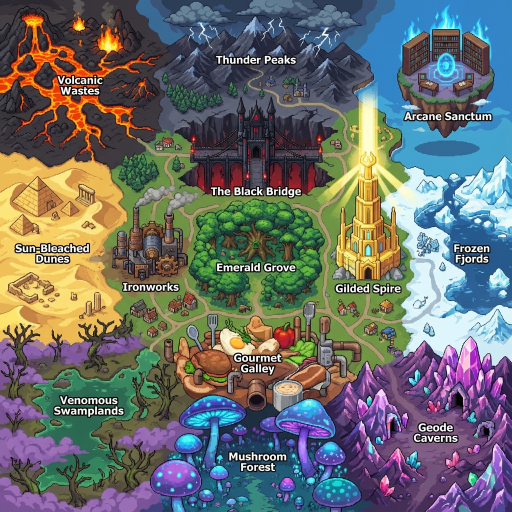
#> input picture world_map.png, 1024 x 1024 px (shown at 1/2 size)
$ python ascii_map.py
#> lines starting #> are read from the running program, lines starting #| are printed output that depends on the picture
import cv2
import numpy as np

def ascii_map():
    img = cv2.imread('world_map.png')
#> img is the input picture: shape (1024, 1024, 3); mean B, G, R 107.6, 109.8, 106.7
    if img is None: return

    gray = cv2.cvtColor(img, cv2.COLOR_BGR2GRAY)
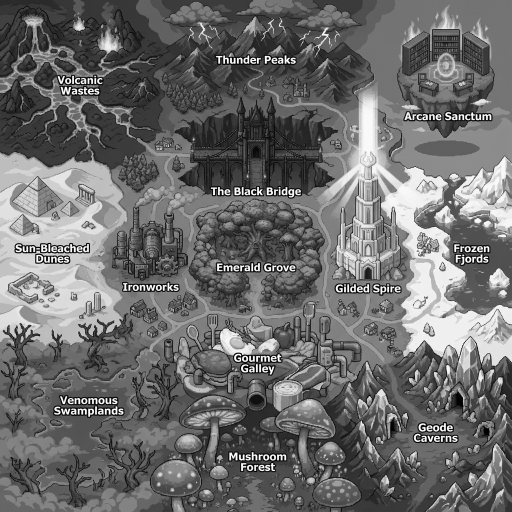
#> gray: shape (1024, 1024) (shown at 1/2 size); min 0, max 255, mean 108.6

    # Resize to small grid
    h, w = gray.shape
#> h = 1024; w = 1024
    grid_h, grid_w = 32, 64
    small = cv2.resize(gray, (grid_w, grid_h))
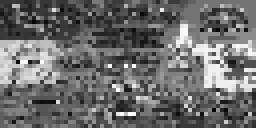
#> small: shape (32, 64) (shown 4 times larger); min 5, max 254, mean 108

    # Calculate gradients on the original image first?
    # Better: resize original, calculate variance?
    # Simple edge detection on original, then resize
    edges = cv2.Canny(gray, 100, 200)
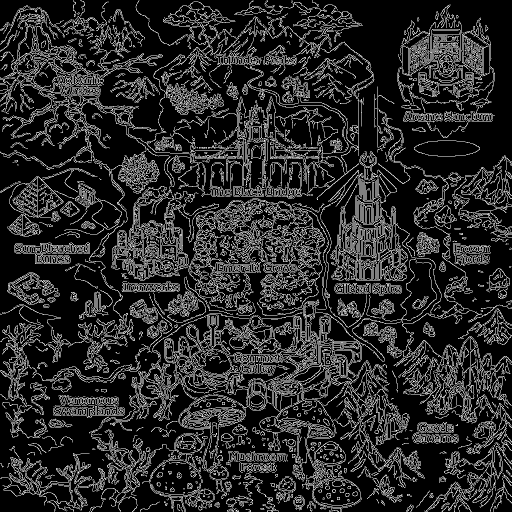
#> edges: shape (1024, 1024) (shown at 1/2 size); 16.5% white in thin lines or dots

    # Resize edges to grid, summing up edges
    # We want to know density of edges in each cell
    cell_h = h // grid_h
#> cell_h = 32
    cell_w = w // grid_w
#> cell_w = 16

    print(f"ASCII Map ({grid_w}x{grid_h}):")
    print("+" + "-"*grid_w + "+")

    for r in range(grid_h):
        line = "|"
        for c in range(grid_w):
            y1, x1 = r * cell_h, c * cell_w
            y2, x2 = y1 + cell_h, x1 + cell_w
            chunk = edges[y1:y2, x1:x2]

            # If significant edges, mark it
            density = np.sum(chunk) / 255
            if density > (cell_h * cell_w * 0.1): # >10% are edges
                line += "#"
            elif density > (cell_h * cell_w * 0.05):
                line += ":"
            else:
                line += " "
        line += "|"
        print(line)
    print("+" + "-"*grid_w + "+")

if __name__ == "__main__":
    ascii_map()
